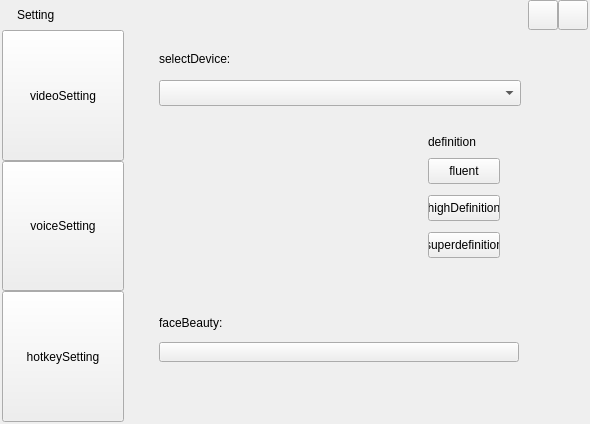
<?xml version="1.0" encoding="UTF-8"?>
<ui version="4.0">
 <class>SettingDialog</class>
 <widget class="C8CommonWindow" name="SettingDialog">
  <property name="geometry">
   <rect>
    <x>0</x>
    <y>0</y>
    <width>590</width>
    <height>424</height>
   </rect>
  </property>
  <property name="sizePolicy">
   <sizepolicy hsizetype="Expanding" vsizetype="Expanding">
    <horstretch>0</horstretch>
    <verstretch>0</verstretch>
   </sizepolicy>
  </property>
  <property name="windowTitle">
   <string>Setting</string>
  </property>
  <layout class="QGridLayout" name="gridLayout">
   <property name="leftMargin">
    <number>2</number>
   </property>
   <property name="topMargin">
    <number>0</number>
   </property>
   <property name="rightMargin">
    <number>2</number>
   </property>
   <property name="bottomMargin">
    <number>2</number>
   </property>
   <item row="0" column="0">
    <widget class="QWidget" name="settingDlgMainWidget" native="true">
     <property name="sizePolicy">
      <sizepolicy hsizetype="Expanding" vsizetype="Expanding">
       <horstretch>0</horstretch>
       <verstretch>0</verstretch>
      </sizepolicy>
     </property>
     <property name="minimumSize">
      <size>
       <width>586</width>
       <height>420</height>
      </size>
     </property>
     <layout class="QVBoxLayout" name="verticalLayout_9">
      <property name="spacing">
       <number>0</number>
      </property>
      <property name="leftMargin">
       <number>0</number>
      </property>
      <property name="topMargin">
       <number>0</number>
      </property>
      <property name="rightMargin">
       <number>0</number>
      </property>
      <property name="bottomMargin">
       <number>0</number>
      </property>
      <item>
       <layout class="QVBoxLayout" name="verticalLayout">
        <property name="spacing">
         <number>0</number>
        </property>
        <item>
         <layout class="QHBoxLayout" name="horizontalLayout_titleBar">
          <property name="spacing">
           <number>0</number>
          </property>
          <property name="leftMargin">
           <number>0</number>
          </property>
          <item>
           <widget class="QWidget" name="widget_titleBar" native="true">
            <property name="sizePolicy">
             <sizepolicy hsizetype="Expanding" vsizetype="Expanding">
              <horstretch>0</horstretch>
              <verstretch>0</verstretch>
             </sizepolicy>
            </property>
            <property name="minimumSize">
             <size>
              <width>0</width>
              <height>30</height>
             </size>
            </property>
            <property name="maximumSize">
             <size>
              <width>16777215</width>
              <height>30</height>
             </size>
            </property>
            <layout class="QFormLayout" name="formLayout">
             <property name="horizontalSpacing">
              <number>0</number>
             </property>
             <property name="verticalSpacing">
              <number>0</number>
             </property>
             <property name="leftMargin">
              <number>0</number>
             </property>
             <property name="topMargin">
              <number>0</number>
             </property>
             <property name="rightMargin">
              <number>0</number>
             </property>
             <property name="bottomMargin">
              <number>0</number>
             </property>
             <item row="0" column="0" colspan="2">
              <layout class="QHBoxLayout" name="horizontalLayout_2">
               <property name="spacing">
                <number>0</number>
               </property>
               <property name="leftMargin">
                <number>15</number>
               </property>
               <item>
                <widget class="QLabel" name="label_settingTitle">
                 <property name="sizePolicy">
                  <sizepolicy hsizetype="Expanding" vsizetype="Expanding">
                   <horstretch>0</horstretch>
                   <verstretch>0</verstretch>
                  </sizepolicy>
                 </property>
                 <property name="minimumSize">
                  <size>
                   <width>0</width>
                   <height>0</height>
                  </size>
                 </property>
                 <property name="text">
                  <string>Setting</string>
                 </property>
                 <property name="indent">
                  <number>0</number>
                 </property>
                </widget>
               </item>
               <item>
                <widget class="QPushButton" name="pushButton_minSize">
                 <property name="sizePolicy">
                  <sizepolicy hsizetype="Expanding" vsizetype="Expanding">
                   <horstretch>0</horstretch>
                   <verstretch>0</verstretch>
                  </sizepolicy>
                 </property>
                 <property name="minimumSize">
                  <size>
                   <width>0</width>
                   <height>30</height>
                  </size>
                 </property>
                 <property name="maximumSize">
                  <size>
                   <width>30</width>
                   <height>30</height>
                  </size>
                 </property>
                 <property name="toolTip">
                  <string>minSize</string>
                 </property>
                 <property name="text">
                  <string/>
                 </property>
                </widget>
               </item>
               <item>
                <widget class="QPushButton" name="pushButton_close">
                 <property name="sizePolicy">
                  <sizepolicy hsizetype="Expanding" vsizetype="Expanding">
                   <horstretch>0</horstretch>
                   <verstretch>0</verstretch>
                  </sizepolicy>
                 </property>
                 <property name="minimumSize">
                  <size>
                   <width>0</width>
                   <height>30</height>
                  </size>
                 </property>
                 <property name="maximumSize">
                  <size>
                   <width>30</width>
                   <height>30</height>
                  </size>
                 </property>
                 <property name="toolTip">
                  <string>close</string>
                 </property>
                 <property name="text">
                  <string/>
                 </property>
                </widget>
               </item>
              </layout>
             </item>
            </layout>
           </widget>
          </item>
         </layout>
        </item>
        <item>
         <layout class="QHBoxLayout" name="horizontalLayout">
          <property name="spacing">
           <number>0</number>
          </property>
          <item>
           <widget class="QWidget" name="widget_background_normal" native="true">
            <property name="sizePolicy">
             <sizepolicy hsizetype="Expanding" vsizetype="Expanding">
              <horstretch>0</horstretch>
              <verstretch>0</verstretch>
             </sizepolicy>
            </property>
            <property name="maximumSize">
             <size>
              <width>122</width>
              <height>16777215</height>
             </size>
            </property>
            <layout class="QFormLayout" name="formLayout_4">
             <property name="horizontalSpacing">
              <number>0</number>
             </property>
             <property name="verticalSpacing">
              <number>0</number>
             </property>
             <property name="leftMargin">
              <number>0</number>
             </property>
             <property name="topMargin">
              <number>0</number>
             </property>
             <property name="rightMargin">
              <number>0</number>
             </property>
             <property name="bottomMargin">
              <number>0</number>
             </property>
             <item row="0" column="0" colspan="2">
              <layout class="QVBoxLayout" name="verticalLayout_2">
               <property name="spacing">
                <number>0</number>
               </property>
               <item>
                <widget class="QPushButton" name="pushButton_videoSetting">
                 <property name="sizePolicy">
                  <sizepolicy hsizetype="Expanding" vsizetype="Expanding">
                   <horstretch>0</horstretch>
                   <verstretch>0</verstretch>
                  </sizepolicy>
                 </property>
                 <property name="minimumSize">
                  <size>
                   <width>122</width>
                   <height>38</height>
                  </size>
                 </property>
                 <property name="text">
                  <string>videoSetting</string>
                 </property>
                </widget>
               </item>
               <item>
                <widget class="QPushButton" name="pushButton_voiceSetting">
                 <property name="sizePolicy">
                  <sizepolicy hsizetype="Expanding" vsizetype="Expanding">
                   <horstretch>0</horstretch>
                   <verstretch>0</verstretch>
                  </sizepolicy>
                 </property>
                 <property name="minimumSize">
                  <size>
                   <width>122</width>
                   <height>38</height>
                  </size>
                 </property>
                 <property name="text">
                  <string>voiceSetting</string>
                 </property>
                 <property name="autoDefault">
                  <bool>false</bool>
                 </property>
                </widget>
               </item>
               <item>
                <widget class="QPushButton" name="pushButton_hotkeySetting">
                 <property name="sizePolicy">
                  <sizepolicy hsizetype="Expanding" vsizetype="Expanding">
                   <horstretch>0</horstretch>
                   <verstretch>0</verstretch>
                  </sizepolicy>
                 </property>
                 <property name="minimumSize">
                  <size>
                   <width>122</width>
                   <height>38</height>
                  </size>
                 </property>
                 <property name="text">
                  <string>hotkeySetting</string>
                 </property>
                </widget>
               </item>
              </layout>
             </item>
            </layout>
           </widget>
          </item>
          <item>
           <layout class="QVBoxLayout" name="verticalLayout_3">
            <item>
             <widget class="QStackedWidget" name="stackedWidget">
              <property name="sizePolicy">
               <sizepolicy hsizetype="Expanding" vsizetype="Expanding">
                <horstretch>0</horstretch>
                <verstretch>0</verstretch>
               </sizepolicy>
              </property>
              <property name="minimumSize">
               <size>
                <width>0</width>
                <height>382</height>
               </size>
              </property>
              <property name="currentIndex">
               <number>0</number>
              </property>
              <widget class="QWidget" name="page">
               <layout class="QVBoxLayout" name="verticalLayout_10">
                <property name="leftMargin">
                 <number>35</number>
                </property>
                <property name="topMargin">
                 <number>22</number>
                </property>
                <property name="bottomMargin">
                 <number>60</number>
                </property>
                <item>
                 <layout class="QVBoxLayout" name="verticalLayout_7">
                  <property name="spacing">
                   <number>12</number>
                  </property>
                  <item>
                   <layout class="QVBoxLayout" name="verticalLayout_8">
                    <property name="spacing">
                     <number>14</number>
                    </property>
                    <item>
                     <widget class="QLabel" name="label_selectDevice">
                      <property name="sizePolicy">
                       <sizepolicy hsizetype="Expanding" vsizetype="Expanding">
                        <horstretch>0</horstretch>
                        <verstretch>0</verstretch>
                       </sizepolicy>
                      </property>
                      <property name="minimumSize">
                       <size>
                        <width>0</width>
                        <height>0</height>
                       </size>
                      </property>
                      <property name="text">
                       <string>selectDevice:</string>
                      </property>
                     </widget>
                    </item>
                    <item>
                     <widget class="QComboBox" name="comboBox_Camera">
                      <property name="sizePolicy">
                       <sizepolicy hsizetype="Expanding" vsizetype="Expanding">
                        <horstretch>0</horstretch>
                        <verstretch>0</verstretch>
                       </sizepolicy>
                      </property>
                      <property name="minimumSize">
                       <size>
                        <width>362</width>
                        <height>26</height>
                       </size>
                      </property>
                      <property name="maximumSize">
                       <size>
                        <width>362</width>
                        <height>26</height>
                       </size>
                      </property>
                     </widget>
                    </item>
                   </layout>
                  </item>
                  <item>
                   <layout class="QHBoxLayout" name="horizontalLayout_3">
                    <property name="spacing">
                     <number>19</number>
                    </property>
                    <item>
                     <widget class="UserPubliserVideoWnd" name="widget_videoPreview" native="true">
                      <property name="sizePolicy">
                       <sizepolicy hsizetype="Expanding" vsizetype="Expanding">
                        <horstretch>0</horstretch>
                        <verstretch>0</verstretch>
                       </sizepolicy>
                      </property>
                      <property name="minimumSize">
                       <size>
                        <width>250</width>
                        <height>188</height>
                       </size>
                      </property>
                      <property name="maximumSize">
                       <size>
                        <width>250</width>
                        <height>188</height>
                       </size>
                      </property>
                      <property name="text" stdset="0">
                       <string>i'm Video</string>
                      </property>
                     </widget>
                    </item>
                    <item>
                     <layout class="QVBoxLayout" name="verticalLayout_6">
                      <property name="topMargin">
                       <number>14</number>
                      </property>
                      <item>
                       <widget class="QLabel" name="label_definition">
                        <property name="sizePolicy">
                         <sizepolicy hsizetype="Expanding" vsizetype="Expanding">
                          <horstretch>0</horstretch>
                          <verstretch>0</verstretch>
                         </sizepolicy>
                        </property>
                        <property name="maximumSize">
                         <size>
                          <width>16777215</width>
                          <height>20</height>
                         </size>
                        </property>
                        <property name="text">
                         <string>definition</string>
                        </property>
                       </widget>
                      </item>
                      <item>
                       <layout class="QVBoxLayout" name="verticalLayout_4">
                        <property name="spacing">
                         <number>11</number>
                        </property>
                        <item>
                         <widget class="QPushButton" name="pushButton_fluent">
                          <property name="sizePolicy">
                           <sizepolicy hsizetype="Expanding" vsizetype="Expanding">
                            <horstretch>0</horstretch>
                            <verstretch>0</verstretch>
                           </sizepolicy>
                          </property>
                          <property name="minimumSize">
                           <size>
                            <width>0</width>
                            <height>26</height>
                           </size>
                          </property>
                          <property name="maximumSize">
                           <size>
                            <width>72</width>
                            <height>26</height>
                           </size>
                          </property>
                          <property name="text">
                           <string>fluent</string>
                          </property>
                         </widget>
                        </item>
                        <item>
                         <widget class="QPushButton" name="pushButton_highDefinition">
                          <property name="sizePolicy">
                           <sizepolicy hsizetype="Expanding" vsizetype="Expanding">
                            <horstretch>0</horstretch>
                            <verstretch>0</verstretch>
                           </sizepolicy>
                          </property>
                          <property name="minimumSize">
                           <size>
                            <width>0</width>
                            <height>26</height>
                           </size>
                          </property>
                          <property name="maximumSize">
                           <size>
                            <width>72</width>
                            <height>26</height>
                           </size>
                          </property>
                          <property name="text">
                           <string>highDefinition</string>
                          </property>
                         </widget>
                        </item>
                        <item>
                         <widget class="QPushButton" name="pushButton_superdefinition">
                          <property name="sizePolicy">
                           <sizepolicy hsizetype="Expanding" vsizetype="Expanding">
                            <horstretch>0</horstretch>
                            <verstretch>0</verstretch>
                           </sizepolicy>
                          </property>
                          <property name="minimumSize">
                           <size>
                            <width>0</width>
                            <height>26</height>
                           </size>
                          </property>
                          <property name="maximumSize">
                           <size>
                            <width>72</width>
                            <height>26</height>
                           </size>
                          </property>
                          <property name="text">
                           <string>superdefinition</string>
                          </property>
                         </widget>
                        </item>
                        <item>
                         <spacer name="verticalSpacer">
                          <property name="orientation">
                           <enum>Qt::Vertical</enum>
                          </property>
                          <property name="sizeHint" stdset="0">
                           <size>
                            <width>20</width>
                            <height>40</height>
                           </size>
                          </property>
                         </spacer>
                        </item>
                       </layout>
                      </item>
                     </layout>
                    </item>
                   </layout>
                  </item>
                  <item>
                   <widget class="QLabel" name="label_face">
                    <property name="sizePolicy">
                     <sizepolicy hsizetype="Expanding" vsizetype="Expanding">
                      <horstretch>0</horstretch>
                      <verstretch>0</verstretch>
                     </sizepolicy>
                    </property>
                    <property name="text">
                     <string>faceBeauty:</string>
                    </property>
                   </widget>
                  </item>
                  <item>
                   <widget class="BeautyButton" name="pushButton_faceBeauty">
                    <property name="sizePolicy">
                     <sizepolicy hsizetype="Expanding" vsizetype="Expanding">
                      <horstretch>0</horstretch>
                      <verstretch>0</verstretch>
                     </sizepolicy>
                    </property>
                    <property name="minimumSize">
                     <size>
                      <width>360</width>
                      <height>20</height>
                     </size>
                    </property>
                    <property name="maximumSize">
                     <size>
                      <width>360</width>
                      <height>20</height>
                     </size>
                    </property>
                    <property name="text">
                     <string/>
                    </property>
                   </widget>
                  </item>
                 </layout>
                </item>
               </layout>
              </widget>
              <widget class="QWidget" name="page_2">
               <property name="minimumSize">
                <size>
                 <width>0</width>
                 <height>26</height>
                </size>
               </property>
               <widget class="QWidget" name="verticalLayoutWidget_2">
                <property name="geometry">
                 <rect>
                  <x>4</x>
                  <y>0</y>
                  <width>499</width>
                  <height>397</height>
                 </rect>
                </property>
                <layout class="QVBoxLayout" name="verticalLayout_5">
                 <property name="spacing">
                  <number>12</number>
                 </property>
                 <property name="leftMargin">
                  <number>35</number>
                 </property>
                 <property name="topMargin">
                  <number>22</number>
                 </property>
                 <property name="rightMargin">
                  <number>70</number>
                 </property>
                 <property name="bottomMargin">
                  <number>90</number>
                 </property>
                 <item>
                  <widget class="QLabel" name="label_voiceInput">
                   <property name="minimumSize">
                    <size>
                     <width>0</width>
                     <height>20</height>
                    </size>
                   </property>
                   <property name="maximumSize">
                    <size>
                     <width>16777215</width>
                     <height>40</height>
                    </size>
                   </property>
                   <property name="text">
                    <string>voiceInput</string>
                   </property>
                  </widget>
                 </item>
                 <item>
                  <widget class="QComboBox" name="comboBox_Mic">
                   <property name="minimumSize">
                    <size>
                     <width>361</width>
                     <height>26</height>
                    </size>
                   </property>
                   <property name="maximumSize">
                    <size>
                     <width>361</width>
                     <height>26</height>
                    </size>
                   </property>
                  </widget>
                 </item>
                 <item>
                  <widget class="QLabel" name="label_voiceOutput">
                   <property name="text">
                    <string>voiceOutput</string>
                   </property>
                  </widget>
                 </item>
                 <item>
                  <widget class="QComboBox" name="comboBox_Speaker">
                   <property name="minimumSize">
                    <size>
                     <width>361</width>
                     <height>26</height>
                    </size>
                   </property>
                   <property name="maximumSize">
                    <size>
                     <width>361</width>
                     <height>26</height>
                    </size>
                   </property>
                  </widget>
                 </item>
                 <item>
                  <widget class="QLabel" name="label_voiceControl">
                   <property name="text">
                    <string>voiceControl</string>
                   </property>
                  </widget>
                 </item>
                 <item>
                  <widget class="QWidget" name="widget_2" native="true">
                   <property name="maximumSize">
                    <size>
                     <width>361</width>
                     <height>16777215</height>
                    </size>
                   </property>
                   <layout class="QHBoxLayout" name="horizontalLayout_4">
                    <property name="spacing">
                     <number>10</number>
                    </property>
                    <property name="leftMargin">
                     <number>0</number>
                    </property>
                    <property name="rightMargin">
                     <number>0</number>
                    </property>
                    <property name="bottomMargin">
                     <number>0</number>
                    </property>
                    <item>
                     <widget class="QPushButton" name="pushButton_micEnable">
                      <property name="sizePolicy">
                       <sizepolicy hsizetype="Fixed" vsizetype="Fixed">
                        <horstretch>0</horstretch>
                        <verstretch>0</verstretch>
                       </sizepolicy>
                      </property>
                      <property name="minimumSize">
                       <size>
                        <width>16</width>
                        <height>16</height>
                       </size>
                      </property>
                      <property name="maximumSize">
                       <size>
                        <width>16</width>
                        <height>16</height>
                       </size>
                      </property>
                      <property name="text">
                       <string/>
                      </property>
                     </widget>
                    </item>
                    <item>
                     <widget class="QPushButton" name="pushButton_micDisable">
                      <property name="sizePolicy">
                       <sizepolicy hsizetype="Fixed" vsizetype="Fixed">
                        <horstretch>0</horstretch>
                        <verstretch>0</verstretch>
                       </sizepolicy>
                      </property>
                      <property name="minimumSize">
                       <size>
                        <width>16</width>
                        <height>16</height>
                       </size>
                      </property>
                      <property name="maximumSize">
                       <size>
                        <width>16</width>
                        <height>16</height>
                       </size>
                      </property>
                      <property name="text">
                       <string/>
                      </property>
                     </widget>
                    </item>
                    <item>
                     <widget class="QSlider" name="micVolumeSlider">
                      <property name="minimumSize">
                       <size>
                        <width>140</width>
                        <height>0</height>
                       </size>
                      </property>
                      <property name="maximumSize">
                       <size>
                        <width>140</width>
                        <height>16777215</height>
                       </size>
                      </property>
                      <property name="orientation">
                       <enum>Qt::Horizontal</enum>
                      </property>
                     </widget>
                    </item>
                    <item>
                     <spacer name="horizontalSpacer_2">
                      <property name="orientation">
                       <enum>Qt::Horizontal</enum>
                      </property>
                      <property name="sizeHint" stdset="0">
                       <size>
                        <width>18</width>
                        <height>20</height>
                       </size>
                      </property>
                     </spacer>
                    </item>
                    <item>
                     <widget class="QPushButton" name="pushButton_soundEnable">
                      <property name="minimumSize">
                       <size>
                        <width>16</width>
                        <height>16</height>
                       </size>
                      </property>
                      <property name="maximumSize">
                       <size>
                        <width>16</width>
                        <height>16</height>
                       </size>
                      </property>
                      <property name="text">
                       <string/>
                      </property>
                     </widget>
                    </item>
                    <item>
                     <widget class="QPushButton" name="pushButton_soundDisable">
                      <property name="minimumSize">
                       <size>
                        <width>16</width>
                        <height>16</height>
                       </size>
                      </property>
                      <property name="maximumSize">
                       <size>
                        <width>16</width>
                        <height>16</height>
                       </size>
                      </property>
                      <property name="text">
                       <string/>
                      </property>
                     </widget>
                    </item>
                    <item>
                     <widget class="QSlider" name="spkVolumeSlider">
                      <property name="minimumSize">
                       <size>
                        <width>140</width>
                        <height>0</height>
                       </size>
                      </property>
                      <property name="maximumSize">
                       <size>
                        <width>140</width>
                        <height>16777215</height>
                       </size>
                      </property>
                      <property name="orientation">
                       <enum>Qt::Horizontal</enum>
                      </property>
                     </widget>
                    </item>
                   </layout>
                  </widget>
                 </item>
                 <item>
                  <widget class="QLabel" name="label_testMic">
                   <property name="text">
                    <string>testMic</string>
                   </property>
                  </widget>
                 </item>
                 <item>
                  <widget class="QProgressBar" name="micValumeBar">
                   <property name="minimumSize">
                    <size>
                     <width>361</width>
                     <height>0</height>
                    </size>
                   </property>
                   <property name="maximumSize">
                    <size>
                     <width>361</width>
                     <height>17</height>
                    </size>
                   </property>
                   <property name="styleSheet">
                    <string notr="true">QProgressBar {
border-style: none;
background-color: rgb(237, 238, 242);
width: 4px;
margin: 1px;
}
QProgressBar::chunk{
background-color: rgb(83, 199, 147);
width: 4px;
margin: 1px;
}</string>
                   </property>
                   <property name="value">
                    <number>24</number>
                   </property>
                   <property name="textVisible">
                    <bool>false</bool>
                   </property>
                  </widget>
                 </item>
                 <item>
                  <layout class="QHBoxLayout" name="horizontalLayout_5">
                   <property name="spacing">
                    <number>10</number>
                   </property>
                   <item>
                    <widget class="QLabel" name="label_testMicIcon">
                     <property name="minimumSize">
                      <size>
                       <width>20</width>
                       <height>20</height>
                      </size>
                     </property>
                     <property name="maximumSize">
                      <size>
                       <width>20</width>
                       <height>16777215</height>
                      </size>
                     </property>
                     <property name="text">
                      <string/>
                     </property>
                    </widget>
                   </item>
                   <item>
                    <widget class="QLabel" name="label_speakToTest">
                     <property name="maximumSize">
                      <size>
                       <width>16777215</width>
                       <height>16777215</height>
                      </size>
                     </property>
                     <property name="text">
                      <string>speakToTest</string>
                     </property>
                    </widget>
                   </item>
                   <item>
                    <spacer name="horizontalSpacer_3">
                     <property name="orientation">
                      <enum>Qt::Horizontal</enum>
                     </property>
                     <property name="sizeHint" stdset="0">
                      <size>
                       <width>40</width>
                       <height>20</height>
                      </size>
                     </property>
                    </spacer>
                   </item>
                  </layout>
                 </item>
                </layout>
               </widget>
              </widget>
              <widget class="QWidget" name="page_3">
               <widget class="QTableWidget" name="tableWidget_hotkeySetting">
                <property name="geometry">
                 <rect>
                  <x>12</x>
                  <y>20</y>
                  <width>391</width>
                  <height>281</height>
                 </rect>
                </property>
                <property name="editTriggers">
                 <set>QAbstractItemView::NoEditTriggers</set>
                </property>
                <property name="tabKeyNavigation">
                 <bool>false</bool>
                </property>
                <property name="showDropIndicator" stdset="0">
                 <bool>false</bool>
                </property>
                <property name="dragDropOverwriteMode">
                 <bool>false</bool>
                </property>
                <property name="showGrid">
                 <bool>false</bool>
                </property>
                <property name="wordWrap">
                 <bool>false</bool>
                </property>
                <property name="rowCount">
                 <number>7</number>
                </property>
                <property name="columnCount">
                 <number>2</number>
                </property>
                <attribute name="horizontalHeaderHighlightSections">
                 <bool>false</bool>
                </attribute>
                <attribute name="verticalHeaderVisible">
                 <bool>false</bool>
                </attribute>
                <attribute name="verticalHeaderHighlightSections">
                 <bool>false</bool>
                </attribute>
                <row/>
                <row/>
                <row/>
                <row/>
                <row/>
                <row/>
                <row/>
                <column/>
                <column/>
               </widget>
               <widget class="HotkeyInputEdit" name="lineEdit_inputHotkey">
                <property name="geometry">
                 <rect>
                  <x>40</x>
                  <y>346</y>
                  <width>113</width>
                  <height>20</height>
                 </rect>
                </property>
                <property name="styleSheet">
                 <string notr="true">border-radius:0px</string>
                </property>
               </widget>
               <widget class="QLabel" name="label_setHotKeyHint">
                <property name="geometry">
                 <rect>
                  <x>160</x>
                  <y>356</y>
                  <width>81</width>
                  <height>16</height>
                 </rect>
                </property>
                <property name="text">
                 <string>setHotKeyHint</string>
                </property>
               </widget>
               <widget class="QWidget" name="layoutWidget">
                <property name="geometry">
                 <rect>
                  <x>12</x>
                  <y>316</y>
                  <width>361</width>
                  <height>32</height>
                 </rect>
                </property>
                <layout class="QHBoxLayout" name="horizontalLayout_8">
                 <property name="spacing">
                  <number>32</number>
                 </property>
                 <property name="bottomMargin">
                  <number>5</number>
                 </property>
                 <item>
                  <layout class="QHBoxLayout" name="horizontalLayout_7">
                   <property name="spacing">
                    <number>12</number>
                   </property>
                   <item>
                    <widget class="QLabel" name="label_resetHoteyIcon">
                     <property name="minimumSize">
                      <size>
                       <width>17</width>
                       <height>17</height>
                      </size>
                     </property>
                     <property name="maximumSize">
                      <size>
                       <width>17</width>
                       <height>17</height>
                      </size>
                     </property>
                     <property name="text">
                      <string/>
                     </property>
                    </widget>
                   </item>
                   <item>
                    <widget class="QLabel" name="label_resetHotKey">
                     <property name="text">
                      <string>hotkeyHint</string>
                     </property>
                    </widget>
                   </item>
                  </layout>
                 </item>
                 <item>
                  <widget class="QPushButton" name="pushButton_resetHotkey">
                   <property name="minimumSize">
                    <size>
                     <width>72</width>
                     <height>26</height>
                    </size>
                   </property>
                   <property name="maximumSize">
                    <size>
                     <width>72</width>
                     <height>26</height>
                    </size>
                   </property>
                   <property name="text">
                    <string>resetHotkey</string>
                   </property>
                  </widget>
                 </item>
                 <item>
                  <spacer name="horizontalSpacer">
                   <property name="orientation">
                    <enum>Qt::Horizontal</enum>
                   </property>
                   <property name="sizeHint" stdset="0">
                    <size>
                     <width>40</width>
                     <height>20</height>
                    </size>
                   </property>
                  </spacer>
                 </item>
                </layout>
               </widget>
              </widget>
             </widget>
            </item>
           </layout>
          </item>
         </layout>
        </item>
       </layout>
      </item>
     </layout>
    </widget>
   </item>
  </layout>
 </widget>
 <layoutdefault spacing="6" margin="11"/>
 <customwidgets>
  <customwidget>
   <class>C8CommonWindow</class>
   <extends>QWidget</extends>
   <header>c8commonwindow.h</header>
   <container>1</container>
  </customwidget>
  <customwidget>
   <class>UserPubliserVideoWnd</class>
   <extends>QWidget</extends>
   <header>userpubliservideownd.h</header>
   <container>1</container>
  </customwidget>
  <customwidget>
   <class>BeautyButton</class>
   <extends>QPushButton</extends>
   <header location="global">beautybutton.h</header>
  </customwidget>
  <customwidget>
   <class>HotkeyInputEdit</class>
   <extends>QLineEdit</extends>
   <header location="global">hotkeyinputedit.h</header>
  </customwidget>
 </customwidgets>
 <resources/>
 <connections>
  <connection>
   <sender>pushButton_videoSetting</sender>
   <signal>clicked()</signal>
   <receiver>SettingDialog</receiver>
   <slot>videoSettingBtnClicked()</slot>
   <hints>
    <hint type="sourcelabel">
     <x>53</x>
     <y>80</y>
    </hint>
    <hint type="destinationlabel">
     <x>5</x>
     <y>73</y>
    </hint>
   </hints>
  </connection>
  <connection>
   <sender>pushButton_voiceSetting</sender>
   <signal>clicked()</signal>
   <receiver>SettingDialog</receiver>
   <slot>voiceSettingBtnClicked()</slot>
   <hints>
    <hint type="sourcelabel">
     <x>32</x>
     <y>116</y>
    </hint>
    <hint type="destinationlabel">
     <x>3</x>
     <y>119</y>
    </hint>
   </hints>
  </connection>
  <connection>
   <sender>pushButton_hotkeySetting</sender>
   <signal>clicked()</signal>
   <receiver>SettingDialog</receiver>
   <slot>hotkeySettingBtnClicked()</slot>
   <hints>
    <hint type="sourcelabel">
     <x>16</x>
     <y>158</y>
    </hint>
    <hint type="destinationlabel">
     <x>4</x>
     <y>162</y>
    </hint>
   </hints>
  </connection>
  <connection>
   <sender>pushButton_minSize</sender>
   <signal>clicked()</signal>
   <receiver>SettingDialog</receiver>
   <slot>minsizeBtnClicked()</slot>
   <hints>
    <hint type="sourcelabel">
     <x>500</x>
     <y>41</y>
    </hint>
    <hint type="destinationlabel">
     <x>510</x>
     <y>4</y>
    </hint>
   </hints>
  </connection>
  <connection>
   <sender>pushButton_close</sender>
   <signal>clicked()</signal>
   <receiver>SettingDialog</receiver>
   <slot>closeBtnClicked()</slot>
   <hints>
    <hint type="sourcelabel">
     <x>546</x>
     <y>42</y>
    </hint>
    <hint type="destinationlabel">
     <x>555</x>
     <y>5</y>
    </hint>
   </hints>
  </connection>
  <connection>
   <sender>tableWidget_hotkeySetting</sender>
   <signal>cellClicked(int,int)</signal>
   <receiver>SettingDialog</receiver>
   <slot>hotkeySettingItemClicked(int,int)</slot>
   <hints>
    <hint type="sourcelabel">
     <x>385</x>
     <y>344</y>
    </hint>
    <hint type="destinationlabel">
     <x>400</x>
     <y>436</y>
    </hint>
   </hints>
  </connection>
  <connection>
   <sender>pushButton_resetHotkey</sender>
   <signal>clicked()</signal>
   <receiver>SettingDialog</receiver>
   <slot>resetHotkeyBtnClicked()</slot>
   <hints>
    <hint type="sourcelabel">
     <x>310</x>
     <y>390</y>
    </hint>
    <hint type="destinationlabel">
     <x>321</x>
     <y>436</y>
    </hint>
   </hints>
  </connection>
 </connections>
 <slots>
  <slot>videoSettingBtnClicked()</slot>
  <slot>voiceSettingBtnClicked()</slot>
  <slot>hotkeySettingBtnClicked()</slot>
  <slot>micEnableBtnClicked()</slot>
  <slot>micDisableBtnClicked()</slot>
  <slot>soundEnableBtnClicked()</slot>
  <slot>soundDisableBtnClicked()</slot>
  <slot>minsizeBtnClicked()</slot>
  <slot>closeBtnClicked()</slot>
  <slot>hotkeySettingItemClicked(int,int)</slot>
  <slot>resetHotkeyBtnClicked()</slot>
 </slots>
</ui>
